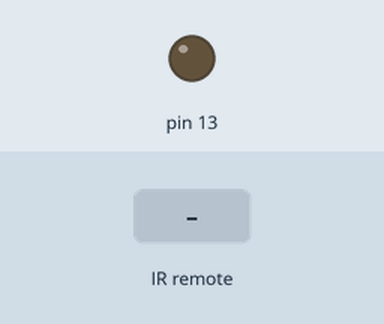
A sketch run on a simulated Arduino Uno, built with avr-gcc and run on an emulated ATmega328P. Shown: output pins drawn as LEDs (lit = HIGH). The inputs (shaded band) are chosen by the test bench.

Above: at 1.3 s.
1.4 s: infrared code 0x40BF30CF received
At 2.1 s:
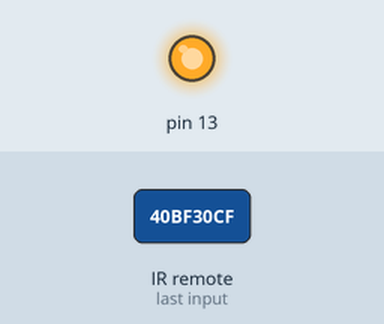
Timing chart, 0 to 4.4 s (numbered marks = the images above; inputs shaded):
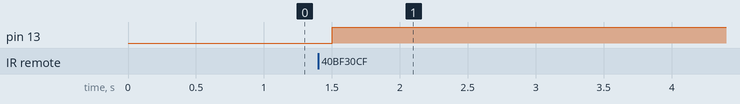

The sketch:

Relay_Using_Arduino.ino
```cpp
                      ////////////////////////
                     ////Tony////////////////
                    ///////Tech/////////////
                   ///////////1220/////////
                  ////////////////////////


                  #include <IRremote.h>
                  int IRPIN = 2;
                  int state  = 0;
                  IRrecv irrecv(IRPIN);
                  decode_results result;

                  void setup()
                       {

                        pinMode(13, OUTPUT);
                        irrecv.enableIRIn();

                       }

                  void loop()
                       {
                        if (irrecv.decode(&result))
                           {
                            if(result.value == 0x40BF30CF)
                              {
                               state = ~state;
                               digitalWrite(13,state);
                               delay(250);
                              }
                           }
                         irrecv.resume();
                         delay(500);
                        }
```

Measured:
- after the input at 1.4 s, pin 13: LOW → HIGH after 0.10 s
